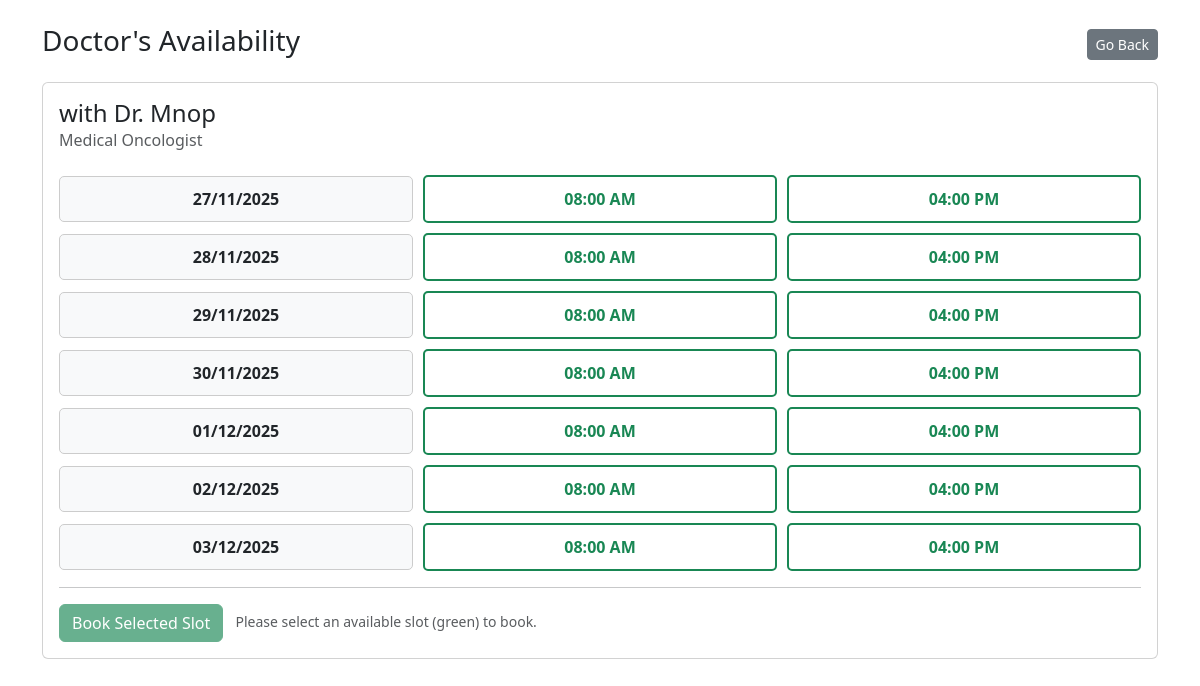
The page /book/3 (signed in) on the database as committed earlier.
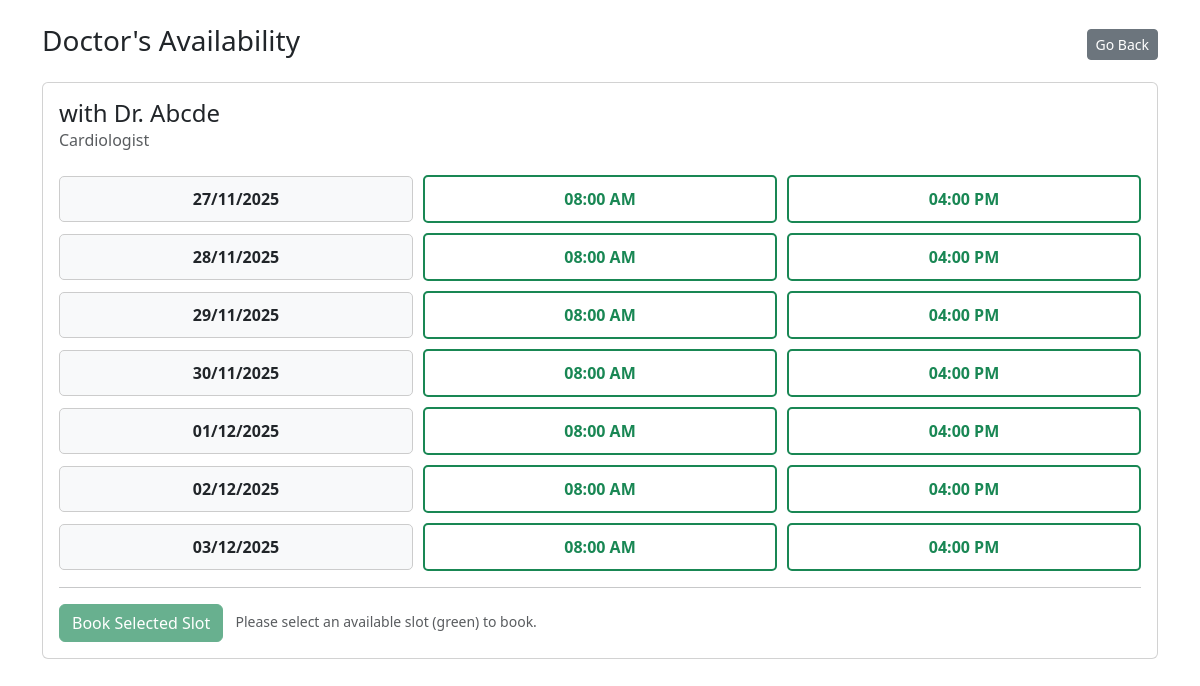
The same page on the database as committed later.
### models.py (models this page shows, shortened)
class Doctor(db.Model):
    __tablename__ = 'doctors'
    id = db.Column(db.Integer, primary_key=True)
    name = db.Column(db.String(120), nullable=False)
    email = db.Column(db.String(120), unique=True, nullable=False)
    specialization = db.Column(db.String(120))
    department_id = db.Column(db.Integer, db.ForeignKey('departments.id'), nullable=True)
    is_blacklisted = db.Column(db.Boolean, default=False, nullable=False)
    experience = db.Column(db.Integer, nullable=True)
    appointments = db.relationship('Appointment', backref='doctor', lazy=True)

### app.py (the view, shortened to what this page needs)
@app.route('/book/<int:doctor_id>', methods=['GET', 'POST'])
@login_required
def book_appointment(doctor_id):
    doctor = Doctor.query.get_or_404(doctor_id)
    if doctor.is_blacklisted:
        flash('This doctor is no longer available for booking.', 'warning')
        return redirect(url_for('dashboard'))
    standard_slots = [time(8, 0), time(16, 0)]
    today = date.today()
    date_range = [today + timedelta(days=d) for d in range(7)]
    existing_appts = Appointment.query.filter(
        Appointment.doctor_id == doctor.id,
        Appointment.date.in_(date_range),
        Appointment.status == 'Booked'
    ).all()
    booked_slots = set((appt.date, appt.time) for appt in existing_appts)
    availability_data = []
    for day in date_range:
        slots_for_day = {'date': day, 'slots': []}
        for slot_time in standard_slots:
            is_booked = (day, slot_time) in booked_slots
            slots_for_day['slots'].append({'time': slot_time, 'is_booked': is_booked})
        availability_data.append(slots_for_day)
    return render_template('book_appointment.html',
                           doctor=doctor,
                           availability_data=availability_data)

### app.py (called while the page is built)
@login_manager.user_loader
def load_user(user_id):
    return Patient.query.get(int(user_id))

### templates/book_appointment.html (shortened to what this page needs)
{% extends 'layout.html' %}
{% block content %}
<div class="d-flex justify-content-between align-items-center mb-3">
    <h3>Doctor's Availability</h3>
    <div>
        <a href="{{ url_for('doctor_detail', doctor_id=doctor.id) }}" class="btn btn-secondary btn-sm">Go Back</a>
    </div>
</div>
<div class="card">
    <div class="card-body">
        <h4 class="card-title">with {{ doctor.name }}</h4>
        <h6 class="card-subtitle mb-4 text-muted">{{ doctor.specialization }}</h6>
        <form method="POST" action="{{ url_for('book_appointment', doctor_id=doctor.id) }}" id="booking-form">
            <div class="slot-grid">
                {% for day_data in availability_data %}
                    <div class="slot-date">
                        {{ day_data.date.strftime('%d/%m/%Y') }}
                    </div>
                    {% for slot in day_data.slots %}
                        {% if slot.is_booked %}
                            <div class="slot-time slot-unavailable">
                                {{ slot.time.strftime('%I:%M %p') }}
                            </div>
                        {% else %}
                            <div class="slot-time slot-available"
                                 data-value="{{ day_data.date.isoformat() }}_{{ slot.time.isoformat() }}">
                                {{ slot.time.strftime('%I:%M %p') }}
                            </div>
                        {% endif %}
                    {% endfor %}
                {% endfor %}
            </div>
            <hr>
            <button type="submit" id="book-button" class="btn btn-success" disabled>Book Selected Slot</button>
            <small id="book-help" class="form-text text-muted ms-2">Please select an available slot (green) to book.</small>
        </form>
    </div>
</div>
{% endblock %}

Rows that differ between the two databases and show on the page:
changed Doctor: name "Dr. Mnop" → "Dr. Abcde"; specialization "Medical Oncologist" → "Cardiologist"
